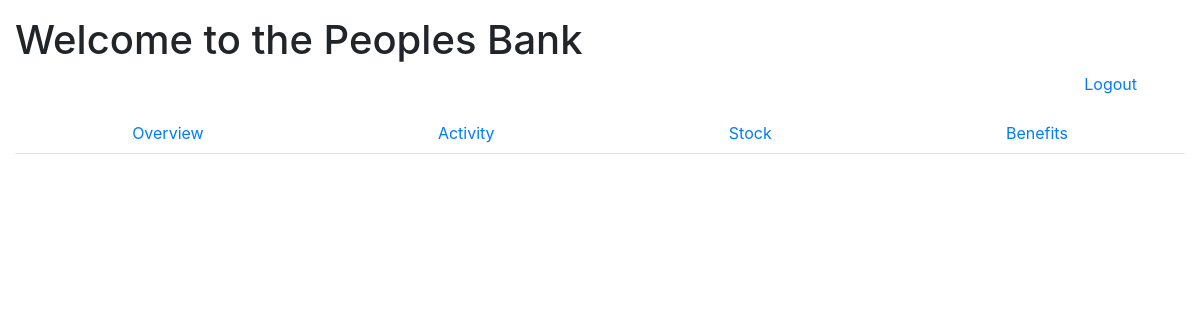
The app's page /activity (signed in), older data.
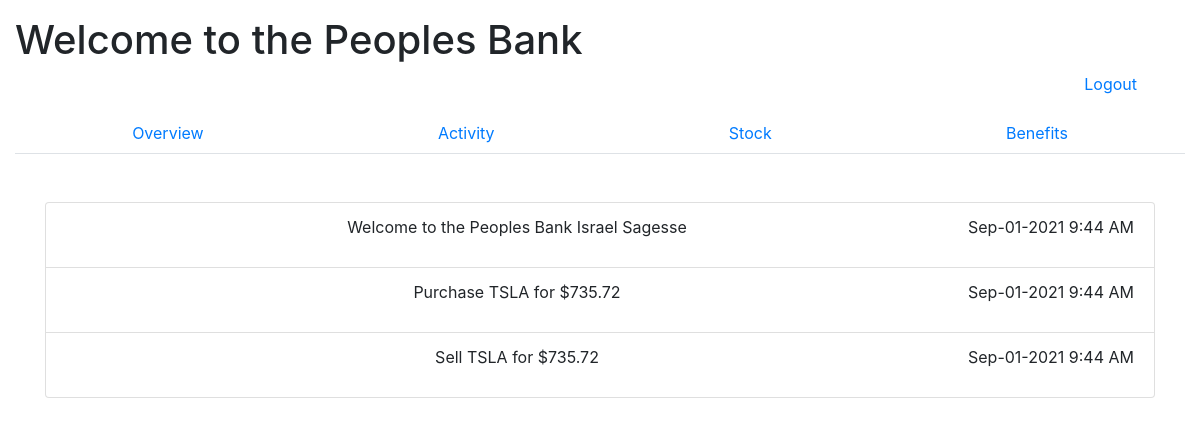
The same page, newer data.
### main/models.py (models this page shows)
class Activity(models.Model):
    text = models.TextField()
    user = models.ForeignKey(User, related_name="activities", on_delete=models.CASCADE)
    created_at = models.DateTimeField(auto_now_add=True)
    updated_at = models.DateTimeField(auto_now=True)

### main/views.py (the view)
# urls.py: path('activity', views.activity),
def activity(request):
    if 'userid' not in request.session:
        messages.error(request, "Please login to access this page")
        return redirect('/')
    else:
        context = {
            'user': User.objects.get(id=request.session['userid'])
        }
        return render(request, 'activity.html', context)

### main/templates/activity.html
{% include 'base.html' %}
{% block content %}
    <div class="container mt-3">
        <ul class="list-group text-center">
            {% for activity in user.activities.all %}
                {% if activity %}
                    <li class="list-group-item">{{ activity.text }} <div class="float-right"><p>{{ activity.created_at | date:'M-d-Y  g:i A' }}</p></div></li>
                {% endif %}
            {% endfor %}
        </ul>
    </div>
{% endblock content %}

### main/templates/base.html (shortened to what this page needs)
<!DOCTYPE html>
<html lang="en">
<head>
  {% load static %}
    <link rel="stylesheet" href="{% static 'css/styles.css' %}">
    <link rel="stylesheet" href="https://cdn.jsdelivr.net/npm/bootstrap@4.6.0/dist/css/bootstrap.min.css">
</head>
<body>
    <div class="container-fluid">
      <div class="mt-3 mb-5">
        <h1>Welcome to the Peoples Bank</h1>
        <div class="float-right ml-5 mr-5">
            <a href="/logout">Logout</a>
        </div>
      </div>
        <ul class="nav nav-tabs nav-fill mt-3 mb-5">
            <li class="nav-item">
              <a class="nav-link" href="/overview">Overview</a>
            </li>
            <li class="nav-item">
              <a class="nav-link" href="/activity">Activity</a>
            </li>
            <li class="nav-item">
              <a class="nav-link" href="/stock">Stock</a>
            </li>
            <li class="nav-item">
              <a class="nav-link" href="/benefit">Benefits</a>
            </li>
          </ul>
    </div>
</body>
</html>

Row changes from the older to the newer data that the page shows:
added Activity: text "Welcome to the Peoples Bank Israel Sagesse", created_at "Sep-01-2021 9:44 AM"
added Activity: text "Purchase TSLA for $735.72", created_at "Sep-01-2021 9:44 AM"
added Activity: text "Sell TSLA for $735.72", created_at "Sep-01-2021 9:44 AM"
